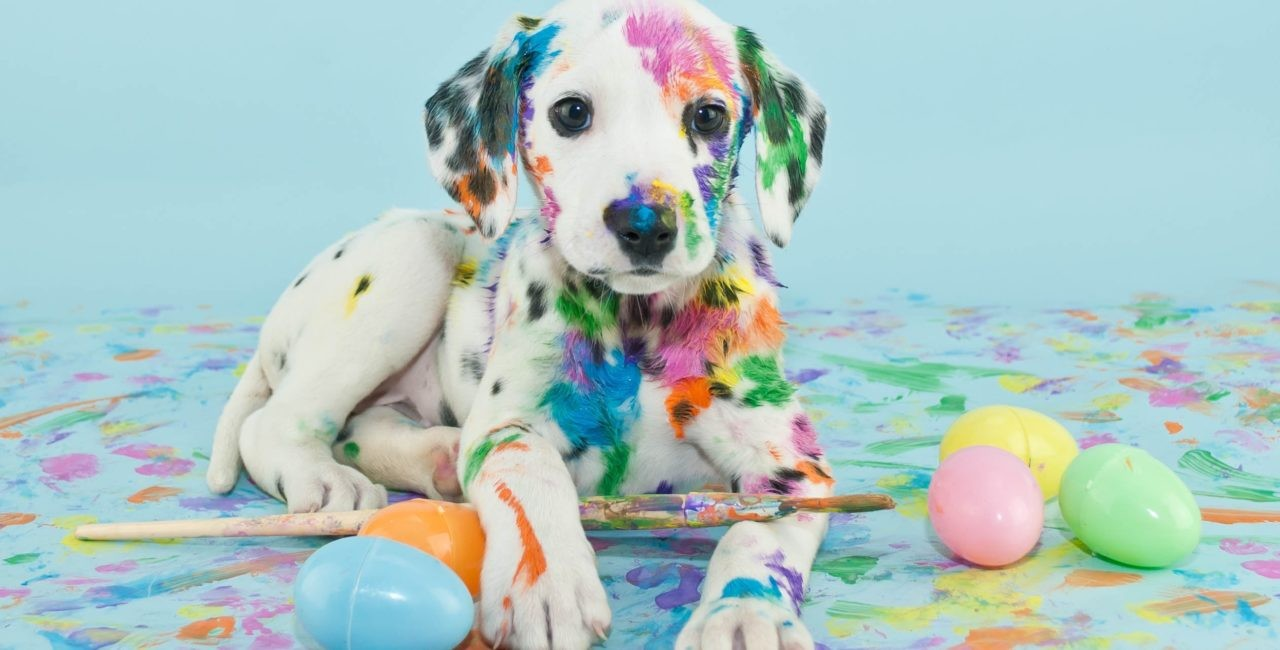
#> input picture Lab3/hinh1.jpg, 1280 x 650 px
$ jupyter execute 2374802013578_NguyenPhuocThanh_252_71ITAI40603_0102_Lab01.ipynb
#> lines starting #> are read from the running program, lines starting #| are printed output that depends on the picture
[cell 1]
import cv2 as cv  # import thư viện opencv để xử lý ảnh
import matplotlib.pyplot as ThanhNguyen  # import matplotlib và đặt tên khác
# 2. Kiểm tra xem opencv đọc ảnh như thế nào? Hiển thị chiều của ảnh?
img = cv.imread('hinh1.jpg')  # đọc ảnh từ file
#> img is the input picture: shape (650, 1280, 3); mean B, G, R 195.5, 197.6, 172.9
print("Kiểu dữ liệu:", type(img))  # in kiểu dữ liệu của ảnh
#| Kiểu dữ liệu: <class 'numpy.ndarray'>
print("Shape (Height, Width, Channels):", img.shape)  # in kích thước ảnh
#| Shape (Height, Width, Channels): (650, 1280, 3)

# 3. Show hình ảnh ra cho trực quan, sử dụng plt.imshow.
ThanhNguyen.imshow(img)  # hiển thị ảnh
ThanhNguyen.title("Ảnh gốc hiển thị bằng Matplotlib")  # đặt tiêu đề
ThanhNguyen.axis("off")  # tắt trục tọa độ
ThanhNguyen.show()  # hiển thị ra màn hình

# Có nhận xét gì về bức ảnh? Có cách nào để hiển thị đúng hay không?
# Nhận xét:
# Ảnh hiển thị sai màu (bị xanh/đỏ lệch).
# Nguyên nhân: OpenCV dùng BGR, Matplotlib dùng RGB.
# Cách 1, đảo chiều matrix;
img_rgb1 = img[:, :, ::-1]  # đảo thứ tự kênh màu BGR → RGB
ThanhNguyen.imshow(img_rgb1)  # hiển thị ảnh sau khi đảo kênh
ThanhNguyen.title("Hiển thị đúng màu - Cách 1")  # đặt tiêu đề
ThanhNguyen.axis("off")  # tắt trục tọa độ
ThanhNguyen.show()  # hiển thị kết quả

# cách 2, convert các chế độ màu.
img_rgb2 = cv.cvtColor(img, cv.COLOR_BGR2RGB)  # chuyển không gian màu BGR sang RGB
ThanhNguyen.imshow(img_rgb2)  # hiển thị ảnh sau khi convert
ThanhNguyen.title("Hiển thị đúng màu - Cách 2")  # đặt tiêu đề
ThanhNguyen.axis("off")  # tắt trục tọa độ
ThanhNguyen.show()  # hiển thị kết quả

# 4. Nếu muốn phóng to ảnh thì chúng ta làm gì?
img_big = cv.resize(img, None, fx=3, fy=3)  # phóng to ảnh theo tỉ lệ
ThanhNguyen.figure(figsize=(10, 10)) # tạo khung ảnh to
ThanhNguyen.imshow(cv.cvtColor(img_big, cv.COLOR_BGR2RGB))  # hiển thị ảnh phóng to
ThanhNguyen.title("Ảnh phóng to")  # đặt tiêu đề
ThanhNguyen.axis("off")  # tắt trục tọa độ
ThanhNguyen.show()  # hiển thị kết quả

# 5. Nếu muốn crop ảnh thì chúng ta làm gì?
upper = 10 # chỉ số hàng trên để cắt ảnh
lower = 400 # chỉ số hàng dưới để cắt ảnh
crop_top = img[upper: lower,:,:] # cắt vùng ảnh theo chiều dọc
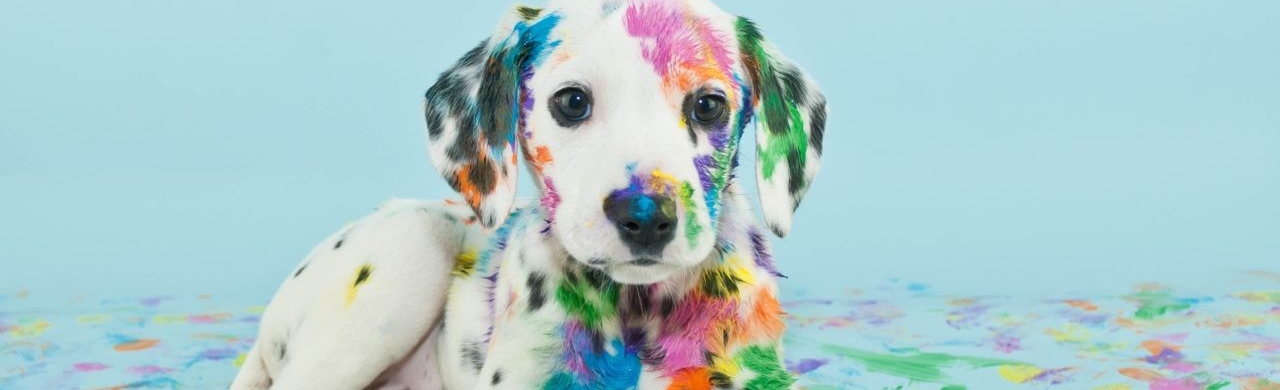
#> crop_top: shape (390, 1280, 3); mean B, G, R 203.1, 201.1, 172.2
left = 200 # chỉ số cột bên trái để cắt ảnh
right = 900 # chỉ số cột bên phải để cắt ảnh
crop_horizontal = crop_top[:,left:right,:] # cắt tiếp theo chiều ngang
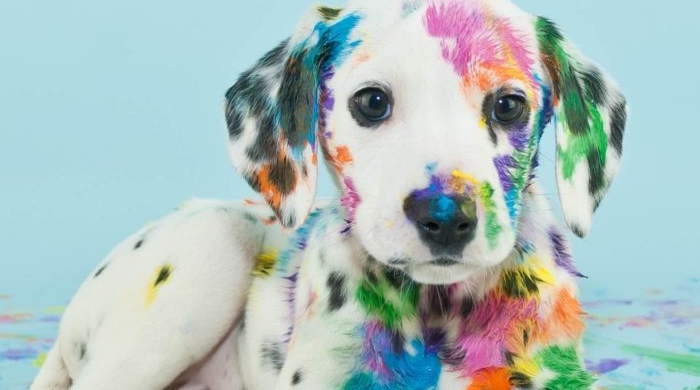
#> crop_horizontal: shape (390, 700, 3); mean B, G, R 189, 190.7, 171.8
ThanhNguyen.imshow(cv.cvtColor(crop_horizontal, cv.COLOR_BGR2RGB)) # hiển thị ảnh đã cắt
ThanhNguyen.title("Crop ảnh") # đặt tiêu đề
ThanhNguyen.axis("off") # tắt trục tọa độ
ThanhNguyen.show() # hiển thị kết quả

# 6. Ghép dọc và ghép ngang 2 bức ảnh.
img2 = cv.imread("hinh1.jpg") # đọc ảnh thứ hai
img2 = cv.resize(img2, (img.shape[1], img.shape[0])) # resize ảnh thứ hai cho cùng kích thước

v_concat = cv.vconcat([img, img2]) # ghép ảnh theo chiều dọc
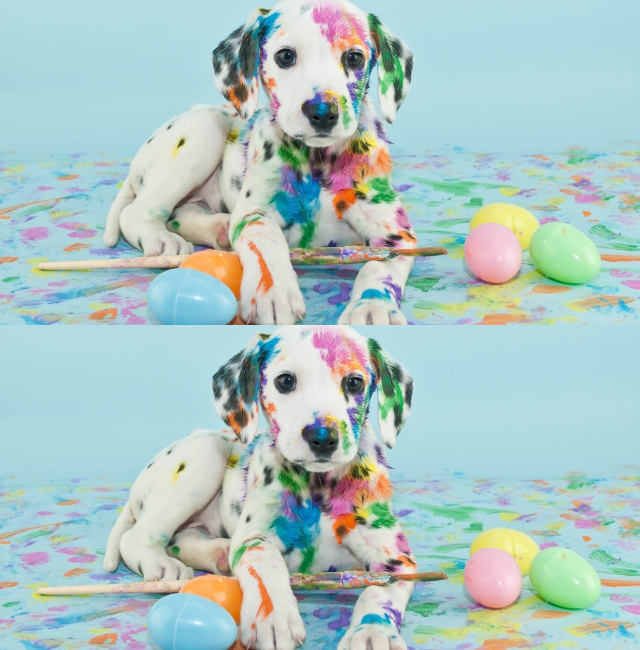
#> v_concat: shape (1300, 1280, 3) (shown at 1/2 size); mean B, G, R 195.5, 197.6, 172.9
ThanhNguyen.imshow(cv.cvtColor(v_concat, cv.COLOR_BGR2RGB)) # hiển thị ảnh ghép dọc
ThanhNguyen.title("Ghép dọc") # đặt tiêu đề
ThanhNguyen.axis("off") # tắt trục tọa độ
ThanhNguyen.show() # hiển thị kết quả

h_concat = cv.hconcat([img, img2]) # ghép ảnh theo chiều ngang
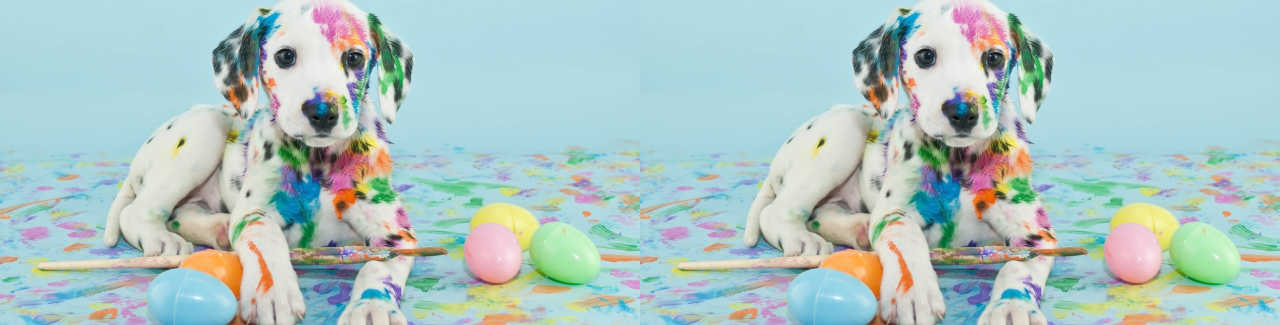
#> h_concat: shape (650, 2560, 3) (shown at 1/2 size); mean B, G, R 195.5, 197.6, 172.9
ThanhNguyen.imshow(cv.cvtColor(h_concat, cv.COLOR_BGR2RGB)) # hiển thị ảnh ghép ngang
ThanhNguyen.title("Ghép ngang") # đặt tiêu đề
ThanhNguyen.axis("off") # tắt trục tọa độ
ThanhNguyen.show() # hiển thị kết quả
